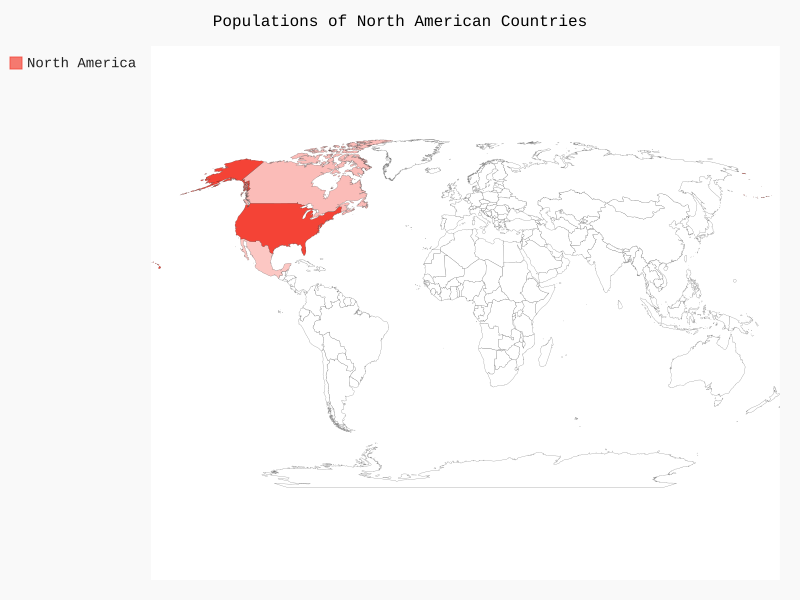

This figure's Python source:
from pygal_maps_world.maps import World

wm = World()
wm.title = 'Populations of North American Countries'
wm.add('North America', {'ca': 34126000, 'us': 309349000, 'mx': 11342300})

wm.render_to_file('na_populations.svg')
